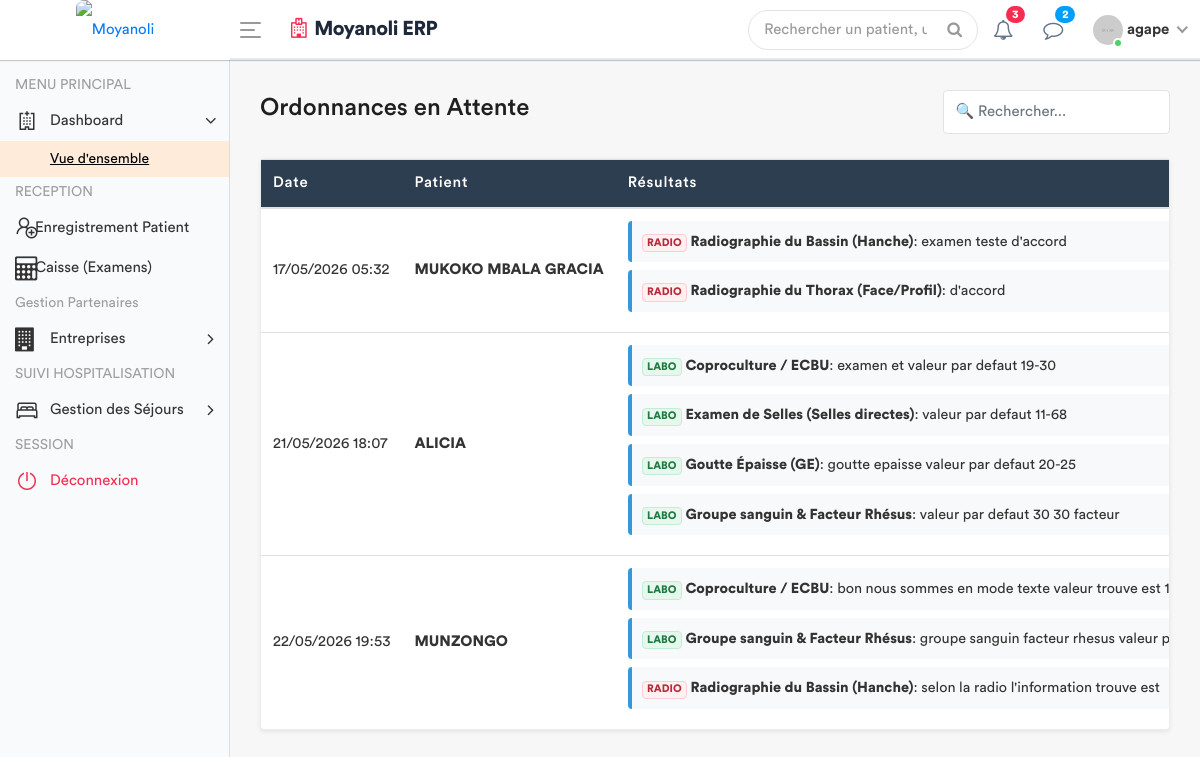
The page /medecin/salle-d-attente/ (signed in) on the database as committed earlier.
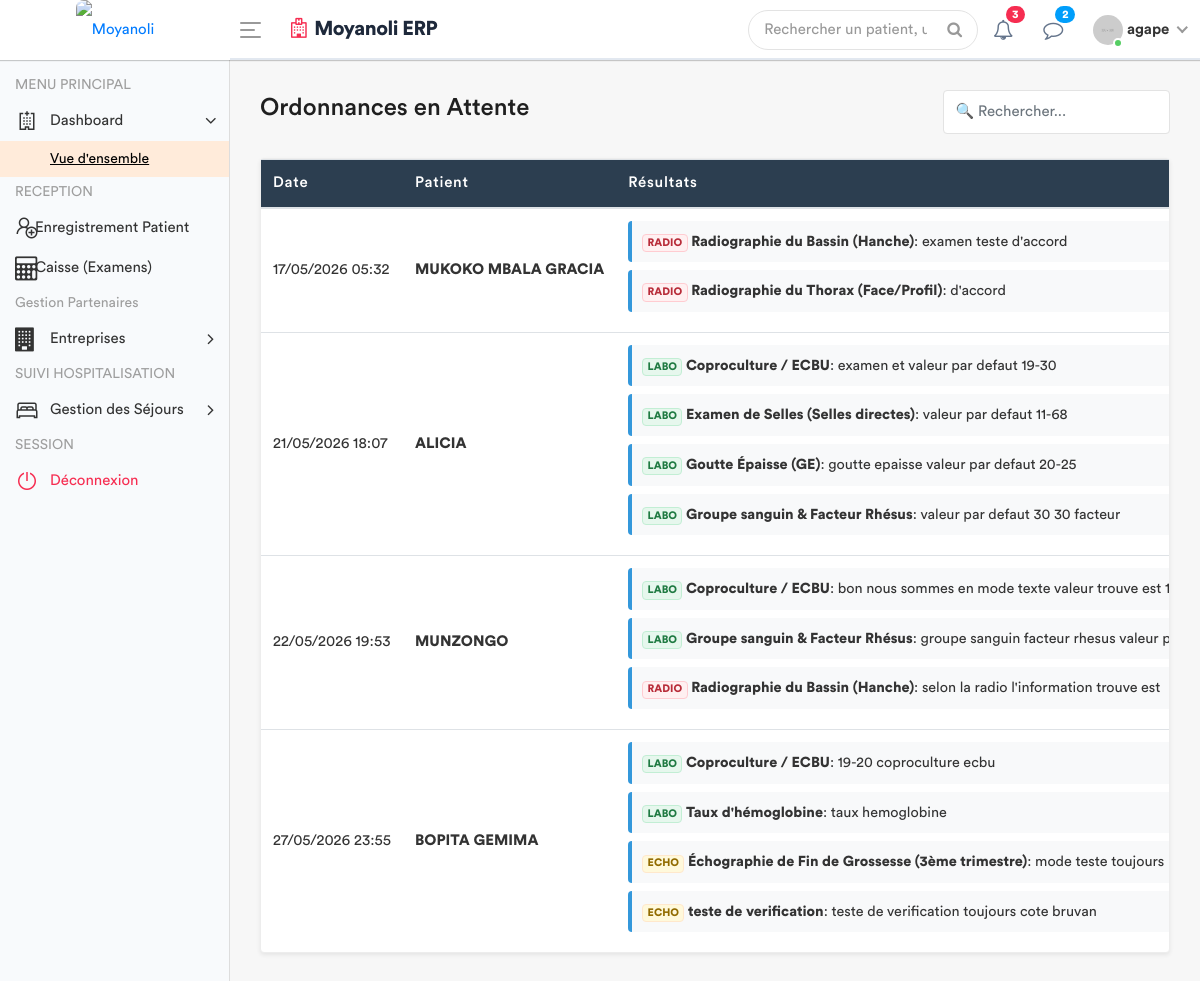
The same page on the database as committed later.
### apps/models.py (models this page shows, shortened)
class Consultation(models.Model):
    triage = models.OneToOneField(SigneVital, db_index=True, on_delete=models.CASCADE)
    medecin = models.ForeignKey(settings.AUTH_USER_MODEL, on_delete=models.SET_NULL, null=True)
    motif_consultation = models.TextField(verbose_name="Motif")
    histoire_maladie = models.TextField(verbose_name="Histoire de la maladie")
    examen_physique = models.TextField(verbose_name="Examen physique")
    complement_d_anamnese = models.CharField(max_length=200, null=True)
    hypothese_diagnostique = models.TextField(verbose_name="Hypothèse diagnostique")
    date_creation = models.DateTimeField(default=timezone.now)
    consultation_payee = models.BooleanField(default=False, verbose_name="Consultation payée")

class SigneVital(models.Model):
    patient = models.ForeignKey(Patient, on_delete=models.CASCADE)
    temperature = models.DecimalField(max_digits=4, decimal_places=1)
    poids = models.DecimalField(max_digits=5, decimal_places=2)
    tension_arterielle = models.CharField(max_length=10)
    frequence_cardiaque = models.IntegerField()
    frequence_respiratoire = models.IntegerField(null=True, blank=True)
    saturation_oxygene = models.IntegerField(null=True, blank=True)
    date_prelevement = models.DateTimeField(default=timezone.now)
    infirmier = models.ForeignKey(User, on_delete=models.SET_NULL, null=True)
    est_consulte = models.BooleanField(default=False)

class Patient(models.Model):
    code_patient = models.CharField(max_length=20, unique=True, editable=False)
    noms = models.CharField(max_length=100)
    service = models.ForeignKey('Service', on_delete=models.PROTECT, related_name='patients', null=True)
    sexe = models.CharField(max_length=1, choices=[('M', 'Masculin'), ('F', 'Féminin')])
    age = models.CharField(max_length=30)
    adresse = models.TextField()
    telephone = models.CharField(max_length=20)
    fiche_payee = models.BooleanField(default=False) # Pour le 1er passage
    created_by = models.ForeignKey(User, on_delete=models.SET_NULL, null=True, related_name='patients_crees')
    date_creation = models.DateTimeField(auto_now_add=True)
    date_modification = models.DateTimeField(auto_now=True)

class DemandeExamen(models.Model):
    STATUT = [
        ('EN_ATTENTE', 'En attente'),
        ('TERMINE', 'Terminé'),
        ('ANNULE', 'Annulé'),
    ]
    consultation = models.ForeignKey(Consultation, related_name='examens', on_delete=models.CASCADE)
    prestation = models.ForeignKey(Prestation, on_delete=models.PROTECT)
    indication = models.TextField(blank=True, help_text="Note du médecin pour le technicien")
    resultat = models.TextField(blank=True, null=True)
    image_resultat = models.ImageField(upload_to='resultats_examens/', blank=True, null=True)
    technicien = models.ForeignKey(
        settings.AUTH_USER_MODEL, related_name='examens_realises',
        on_delete=models.SET_NULL, null=True, blank=True
    )
    statut = models.CharField(max_length=20, choices=STATUT, default='EN_ATTENTE')
    date_demande = models.DateTimeField(default=timezone.now)
    date_realisation = models.DateTimeField(null=True, blank=True)
    quantite = models.PositiveIntegerField(default=1)

class Prestation(models.Model):
    CATEGORIES = [
        ('ADM', 'Administratif'),
        ('CONS', 'Consultation'), # <--- Ajouté ici
        ('LABO', 'Laboratoire'),
        ('SOIN', 'Soins'),
        ('ECHO', 'Échographie'),
        ('RADIO', 'Radiologie'),
    ]
    libelle = models.CharField(max_length=200, verbose_name="Libellé")
    categorie = models.CharField(max_length=10, choices=CATEGORIES, verbose_name="Catégorie")
    prix = models.DecimalField(max_digits=10, decimal_places=2, default=Decimal('0.00'), verbose_name="Prix (USD)")
    valeur_normale = models.CharField(
        max_length=150, blank=True, null=True,
        verbose_name="Valeur Normale / Référence (Labo uniquement)",
        help_text="Ex: 70-110 mg/dl, Négatif, etc. Utilisé uniquement pour le Laboratoire."
    )
    class Meta:
        verbose_name = "Prestation"
        verbose_name_plural = "Prestations"

### apps/views.py (the view, shortened to what this page needs)
# urls.py: path('medecin/salle-d-attente/', views.liste_attente_ordonnance_view, name='liste_attente_medecin'),
@login_required
def liste_attente_ordonnance_view(request):
    consultations_en_attente = Consultation.objects.filter(examens__statut='TERMINE').distinct()
    role = Fonction.objects.filter(userKey=request.user).first()
    fonctionKey = role.fonctionKey.roleName if role else None
    return render(request, 'back-end/medecin/liste_attente.html', {
        'consultations_en_attente': consultations_en_attente,
        'fonctionKey' : fonctionKey
        })

### apps/templates/back-end/medecin/liste_attente.html (shortened to what this page needs)
<!DOCTYPE html>
{% load static %}
<html lang="fr">
<head>
    {% include 'back-end/includes/css.html' %}
</head>
<body>
    <div class="main-wrapper">
        {% include 'back-end/includes/header.html' %}
        {% include 'back-end/includes/sidebar.html' %}
        <div class="page-wrapper">
            <div class="content container-fluid">
                <div class="page-header d-flex justify-content-between align-items-center mb-4">
                    <h3>Ordonnances en Attente</h3>
                    <input type="text" id="searchInput" class="form-control w-25" placeholder="🔍 Rechercher...">
                </div>
                <div class="card shadow-sm">
                    <div class="card-body p-0">
                        <div class="table-responsive">
                            <table class="table table-hover mb-0" id="tablePatients">
                                <thead style="background: #2c3e50; color: white;">
                                    <tr>
                                        <th>Date</th>
                                        <th>Patient</th>
                                        <th>Résultats</th>
                                    </tr>
                                </thead>
                                <tbody>
                                    {% for c in consultations_en_attente %}
                                    <tr>
                                        <td class="align-middle">{{ c.triage.date_prelevement|date:"d/m/Y H:i" }}</td>
                                        <td class="align-middle"><strong>{{ c.triage.patient.noms }}</strong></td>
                                        <td class="align-middle">
                                            {% for exam in c.examens.all %}
                                                {% if exam.statut == 'TERMINE' %}
                                                <div class="exam-card">
                                                    <span class="badge {% if exam.prestation.categorie == 'LABO' %}badge-labo{% elif exam.prestation.categorie == 'RADIO' %}badge-radio{% else %}badge-echo{% endif %}">
                                                        {{ exam.prestation.categorie }}
                                                    </span>
                                                    <strong>{{ exam.prestation.libelle }}</strong>: {{ exam.resultat }}
                                                </div>
                                                {% endif %}
                                            {% endfor %}
                                        </td>
                                    </tr>
                                    {% endfor %}
                                </tbody>
                            </table>
                        </div>
                    </div>
                </div>
            </div>
        </div>
    </div>
</body>
</html>

### apps/templates/back-end/includes/css.html (shortened to what this page needs)
{% load static %}
        <link rel="stylesheet" href="{% static 'back-end/assets/css/bootstrap.min.css'%}">
        <link rel="stylesheet" href="{% static 'back-end/assets/css/font-awesome.min.css'%}">
        <link rel="stylesheet" href="{% static 'back-end/assets/css/line-awesome.min.css'%}">
		<link rel="stylesheet" href="{% static 'back-end/assets/plugins/morris/morris.css'%}">
        <link rel="stylesheet" href="{% static 'back-end/assets/css/style.css'%}">
		<link rel="stylesheet" href="{% static 'back-end/assets/css/dataTables.bootstrap4.min.css'%}">
		<link rel="stylesheet" href="{% static 'back-end/assets/css/select2.min.css'%}">
		<link rel="stylesheet" href="{% static 'back-end/assets/css/bootstrap-datetimepicker.min.css'%}">

### apps/templates/back-end/includes/header.html (shortened to what this page needs)
{% load static %}
<div class="header" style="background: #ffffff; border-bottom: 2px solid #e2e8f0;">
    <div class="header-left" style="background: #ffffff;">
        <a href="{% url 'home' %}" class="logo">
            <img src="{% static 'front-end/assets/dr/logo.jpeg' %}" width="45" height="45" alt="Moyanoli" style="border-radius: 8px;">
        </a>
    </div>
    <a id="toggle_btn" href="javascript:void(0);" style="color: #007bff;">
        <span class="bar-icon">
            <span></span>
            <span></span>
            <span></span>
        </span>
    </a>
    <div class="page-title-box">
        <h3 style="color: #1e293b; font-weight: 700; letter-spacing: -0.5px;">
            <i class="fa fa-hospital-o text-danger mr-2"></i>Moyanoli ERP
        </h3>
    </div>
    <ul class="nav user-menu">
        <li class="nav-item">
            <div class="top-nav-search">
                <form action="#">
                    <input class="form-control" type="text" placeholder="Rechercher un patient, un dossier...">
                    <button class="btn" type="submit"><i class="fa fa-search"></i></button>
                </form>
            </div>
        </li>
        <li class="nav-item dropdown">
            <a href="#" class="dropdown-toggle nav-link" data-toggle="dropdown">
                <i class="fa fa-bell-o" style="color: #64748b;"></i> <span class="badge badge-pill bg-danger">3</span>
            </a>
        </li>
        <li class="nav-item dropdown">
            <a href="#" class="dropdown-toggle nav-link" data-toggle="dropdown">
                <i class="fa fa-comment-o" style="color: #64748b;"></i> <span class="badge badge-pill bg-info">2</span>
            </a>
        </li>
        <li class="nav-item dropdown has-arrow main-drop">
            <a href="#" class="dropdown-toggle nav-link" data-toggle="dropdown">
                <span class="user-img">
                    <img src="{% static 'back-end/assets/img/profiles/avatar-21.jpg' %}" alt="">
                    <span class="status online"></span>
                </span>
                <span style="font-weight: 600;">{{ user.username }}</span>
            </a>
        </li>
    </ul>
</div>

### apps/templates/back-end/includes/sidebar.html (shortened to what this page needs)
<div class="sidebar" id="sidebar" style="background-color: #f8fafc;">
    <div class="sidebar-inner slimscroll">
        <div id="sidebar-menu" class="sidebar-menu">
            <ul>
                <li class="menu-title"> <span>MENU PRINCIPAL</span> </li>
                <li class="submenu">
                    <a href="#"><i class="la la-hospital"></i> <span> Dashboard</span> <span class="menu-arrow"></span></a>
                    <ul style="display: none;">
                        <li><a class="active" href="{% url 'dashboard' %}">Vue d'ensemble</a></li>
                    </ul>
                </li>
                {% if fonctionKey == 'receptionniste' %}
                    <li class="menu-title"> <span>RECEPTION</span> </li>
                    <li><a href="{% url 'enregistrement_patient' %}"><i class="la la-user-plus"></i> Enregistrement Patient</a></li>
                    <li><a href="{% url 'liste_attente_caisse' %}"><i class="fa fa-calculator"></i> Caisse (Examens)</a></li>
                    <li class="menu-title">
    <span>Gestion Partenaires</span>
</li>
<li class="submenu">
    <a href="#"><i class="fa fa-building"></i> <span>Entreprises</span> <span class="menu-arrow"></span></a>
</li>
                {% endif %}
                {% if fonctionKey == 'receptionniste' or fonctionKey == 'infirmier' or fonctionKey == 'admin' %}
                    <li class="menu-title"> <span>SUIVI HOSPITALISATION</span> </li>
                    <li class="submenu">
                        <a href="#"><i class="la la-bed"></i> <span> Gestion des Séjours </span> <span class="menu-arrow"></span></a>
                    </li>
                {% endif %}
                <li class="menu-title"> <span>SESSION</span> </li>
                <li>
                    <a href="{% url 'deco' %}" class="text-danger"><i class="la la-power-off"></i> <span>Déconnexion</span></a>
                </li>
            </ul>
        </div>
    </div>
</div>

### apps/templates/back-end/includes/js.html (shortened to what this page needs)
{% load static %}

### apps/templates/back-end/medecin/liste_attente.html (style rules this page uses)
.badge-labo { background-color: #e6f7ed; color: #1f7a42; border: 1px solid #c2eed4; }
.badge-echo { background-color: #fff9db; color: #926c00; border: 1px solid #ffe8cc; }
.badge-radio { background-color: #fff0f1; color: #b82c39; border: 1px solid #ffccd1; }
.exam-card { border-left: 4px solid #3498db; background: #f8f9fa; padding: 10px; margin-bottom: 8px; border-radius: 4px; font-size: 0.9rem; }

Rows that differ between the two databases and show on the page:
added Consultation: triage.date_prelevement "27/05/2026 23:55", triage.patient.noms "BOPITA GEMIMA"
added DemandeExamen: prestation.categorie "LABO", prestation.libelle "Coproculture / ECBU", resultat "19-20 coproculture ecbu", shown under "27/05/2026 23:55"
added DemandeExamen: prestation.categorie "LABO", prestation.libelle "Taux d'hémoglobine", resultat "taux hemoglobine", shown under "27/05/2026 23:55"
added DemandeExamen: prestation.categorie "ECHO", prestation.libelle "Échographie de Fin de Grossesse (3ème trimestre)", resultat "mode teste toujours", shown under "27/05/2026 23:55"
added DemandeExamen: prestation.categorie "ECHO", prestation.libelle "teste de verification", resultat "teste de verification toujours cote bruvan", shown under "27/05/2026 23:55"
